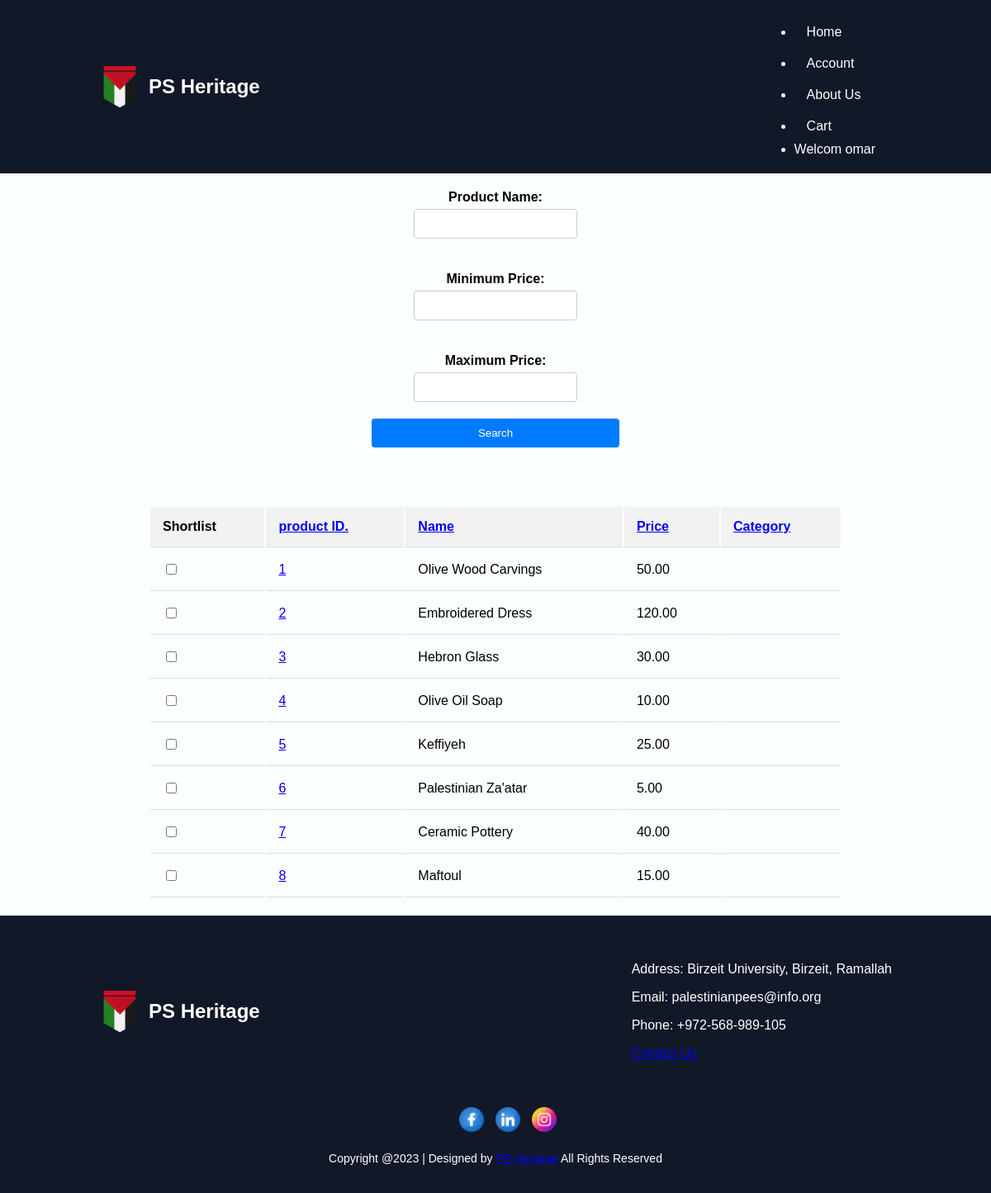
/search_product.php (signed in), run on the app's committed database.
### tables this page shows
CREATE TABLE `products` (
  `ProductID` int(11) NOT NULL,
  `Name` varchar(255) NOT NULL,
  `Description` text NOT NULL,
  `Category` enum('New Arrival','On Sale','Featured','High Demand','Normal') DEFAULT 'Normal',
  `Price` decimal(10,2) NOT NULL,
  `Size` varchar(100) DEFAULT NULL,
  `Remarks` text DEFAULT NULL
);

### search_product.php (the view, shortened to what this page needs)
<?php
include('header.php');
$sortOrder = isset($_GET['sort']) ? $_GET['sort'] : (isset($_COOKIE['sortOrder']) ? $_COOKIE['sortOrder'] : 'ProductID');
$productName = isset($_GET['productName']) ? "%" . $_GET['productName'] . "%" : "%";
$minPrice = isset($_GET['minPrice']) ? (float)$_GET['minPrice'] : 0;
$maxPrice = isset($_GET['maxPrice']) ? (float)$_GET['maxPrice'] : PHP_INT_MAX;
$query = $pdo->prepare("SELECT ProductID, Name, Price, Category FROM Products WHERE Name LIKE :productName AND Price BETWEEN :minPrice AND :maxPrice ORDER BY $sortOrder");
$query->bindParam(':productName', $productName);
$query->bindParam(':minPrice', $minPrice);
$query->bindParam(':maxPrice', $maxPrice);
$query->execute();
?>
<!DOCTYPE html>
<html lang="en">
<head>
    <link rel="stylesheet" href="headerandfooter.css">
</head>
<body>
    <div id="cart-container">
        <form action="search_product.php" method="get">
            <div class="form-group">
                <label for="productName" class="input-label">Product Name:</label>
                <input type="text" class="input1" name="productName" class="input-field">
            </div>
            <div class="form-group">
                <label for="minPrice" class="input-label">Minimum Price:</label>
                <input type="number" class="input1" name="minPrice" min="0" step="0.01" >
            </div>
            <div class="form-group">
                <label for="maxPrice" class="input-label">Maximum Price:</label>
                <input type="number" class="input1" name="maxPrice" min="0" step="0.01" ">
            </div>
            <button type="submit">Search</button>
        </form>
        <?php if ($query->rowCount() > 0) : ?>
            <table id="cart-table">
                <thead>
                    <tr>
                        <th>Shortlist</th>
                        <th><a href="?sort=ProductID">product ID.</a></th>
                        <th><a href="?sort=Name">Name</a></th>
                        <th><a href="?sort=Price">Price</a></th>
                        <th><a href="?sort=Category">Category</a></th>
                    </tr>
                </thead>
                <tbody>
                    <?php while ($row = $query->fetch(PDO::FETCH_ASSOC)) : ?>
                        <tr class="<?php echo htmlspecialchars(strtolower($row['Category'])); ?>">
                            <td><input type='checkbox' name='shortlist[]' value='<?php echo htmlspecialchars($row['ProductID']); ?>'></td>
                            <td><a href='productdetails.php?id=<?php echo htmlspecialchars($row['ProductID']); ?>'><?php echo htmlspecialchars($row['ProductID']); ?></a></td>
                            <td><?php echo htmlspecialchars($row['Name']); ?></td>
                            <td><?php echo htmlspecialchars($row['Price']); ?></td>
                            <td><?php echo htmlspecialchars($row['Category']); ?></td>
                        </tr>
                    <?php endwhile; ?>
                </tbody>
            </table>
        <?php else : ?>
            <p>No products found.</p>
        <?php endif; ?>
    </div>
</body>
</html>
<?php include("footer.php"); ?>

### headerandfooter.css (style rules this page uses)
body { margin: 0; padding: 0; font-family: Arial, sans-serif; background-color: #FBFFFF }
#cart-container { display: flex; flex-direction: column; align-items: center; justify-content: center; }
#cart-table { width: 70%; margin: 20px 0; }
#cart-table th, #cart-table td { padding: 15px; text-align: left; border-bottom: 1px solid #ddd; }
#cart-table thead { background-color: #f2f2f2; }
.form-group { display: flex; flex-direction: column; align-items: center; margin-bottom: 20px; margin-top: 20px; }
.input-label { margin-bottom: 5px; font-weight: bold; }
.input1 { padding: 8px; border: 1px solid #ccc; border-radius: 4px; font-size: 16px; width: 80%; text-align: center; }
form { display: flex; flex-direction: column; align-items: center; width: 100%; padding-bottom: 50px; }
form button { padding: 10px 20px; background-color: #007bff; color: white; border: none; border-radius: 4px; cursor: pointer; width: 300px; }
.form-group { margin-bottom: 20px; }

### data on the page
products: ProductID "1", Name "Olive Wood Carvings", Price "50.00"
products: ProductID "2", Name "Embroidered Dress", Price "120.00"
products: ProductID "3", Name "Hebron Glass", Price "30.00"
products: ProductID "4", Name "Olive Oil Soap", Price "10.00"
products: ProductID "5", Name "Keffiyeh", Price "25.00"
products: ProductID "6", Name "Palestinian Za'atar", Price "5.00"
products: ProductID "7", Name "Ceramic Pottery", Price "40.00"
products: ProductID "8", Name "Maftoul", Price "15.00"

### other printed values
$_SESSION['username'] "omar"
